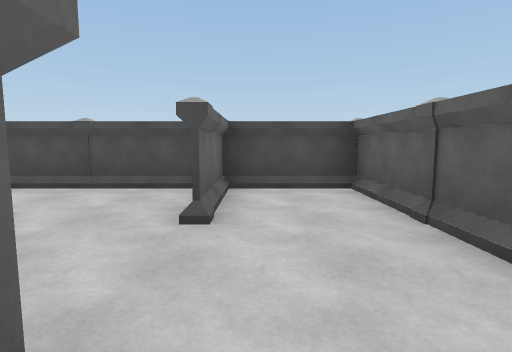
view 1 (above)

24 first-person views from a walk through a 3-D level made in the Unity game engine. The camera is 1.3 m above the floor, tilts 6° down and sees 80° across. The floor is counted in squares, 2 m on a side. Each view is taken from the middle of a square. On the plan, view 1 faces up. The plan holds only what a view shows up to about 10 squares ahead; the rest is blank. The place goes on beyond the plan. The player character is not drawn. Some animated figures are not drawn.

view 2
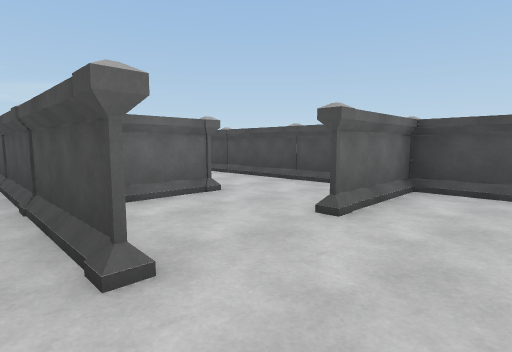

view 3
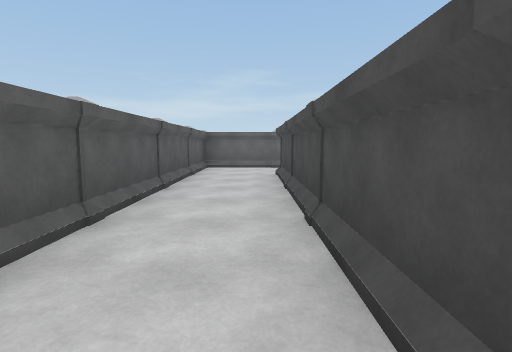

view 4
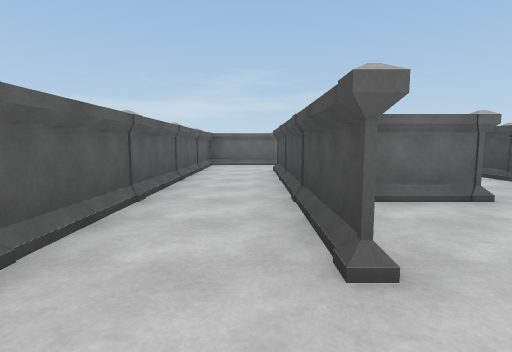

view 5
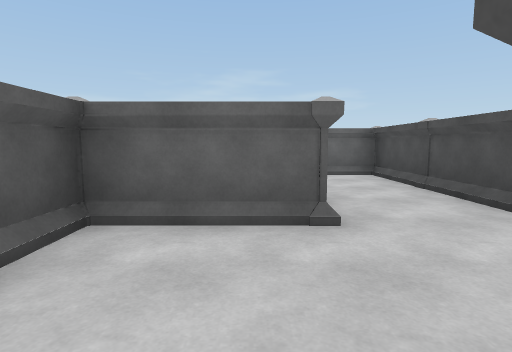

view 6
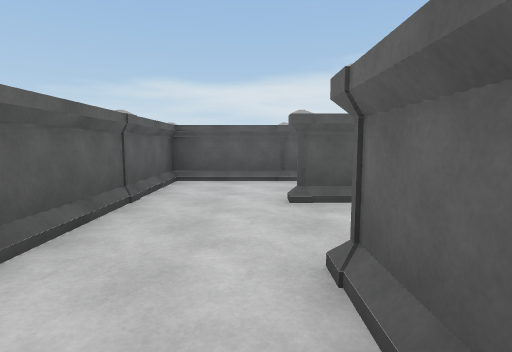

view 7
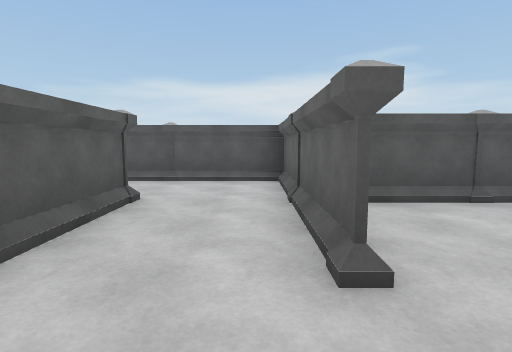

view 8
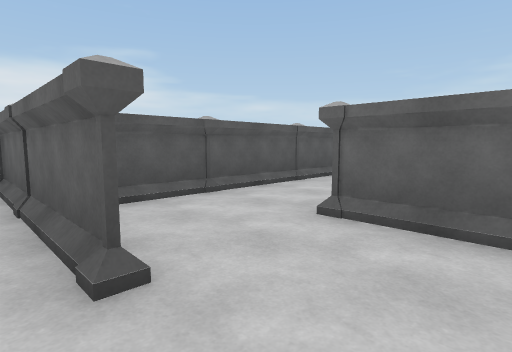

view 9
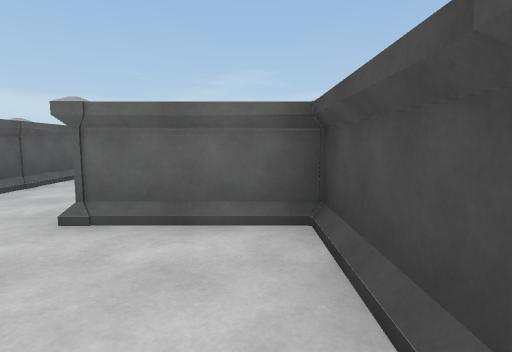

view 10
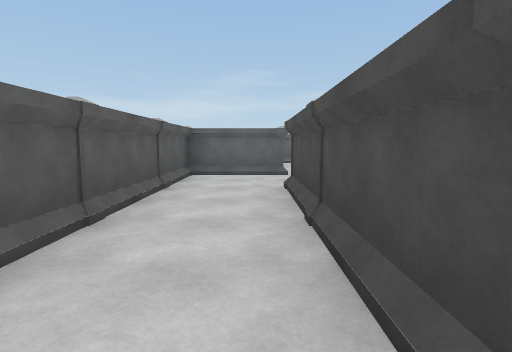

view 11
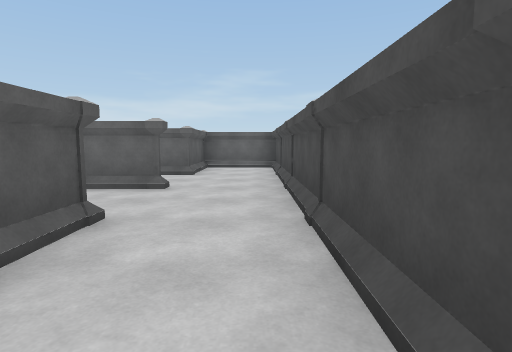

view 12
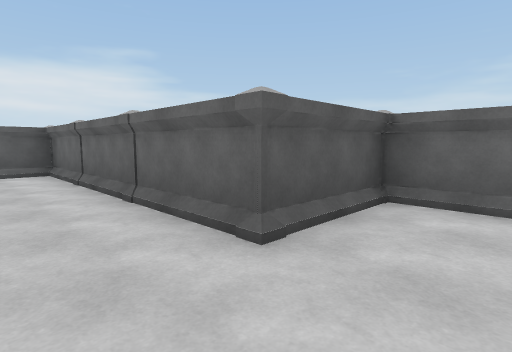

view 13
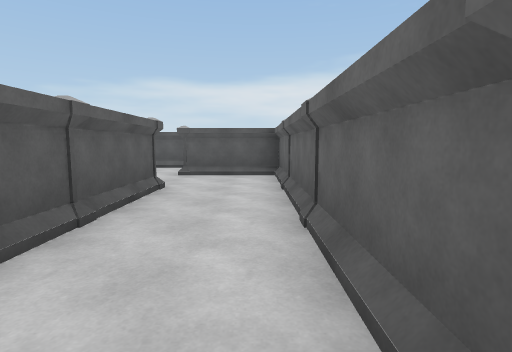

view 14
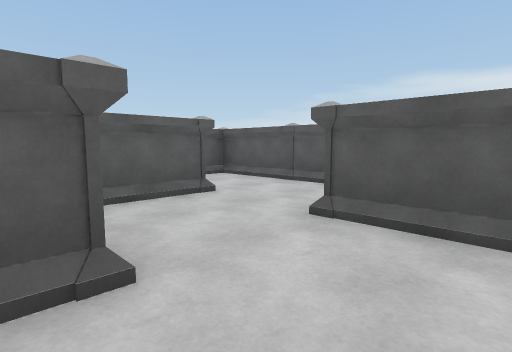

view 15
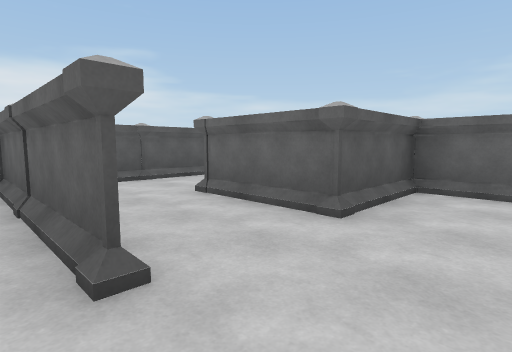

view 16
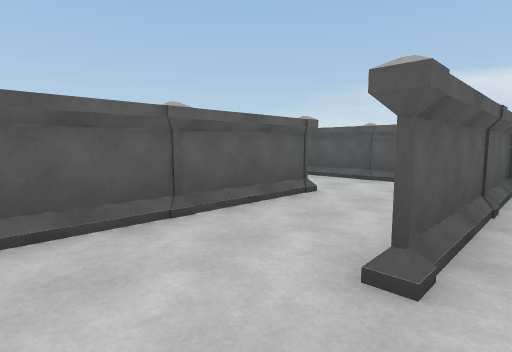

view 17
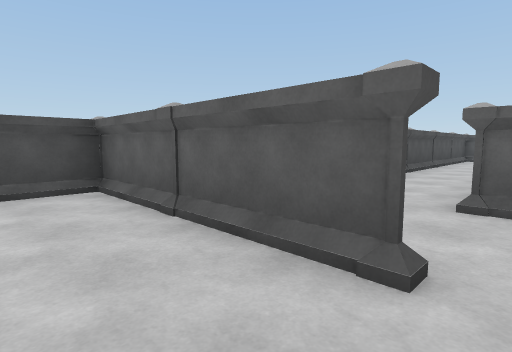

view 18
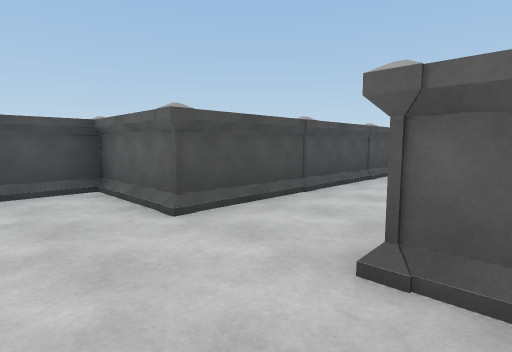

view 19
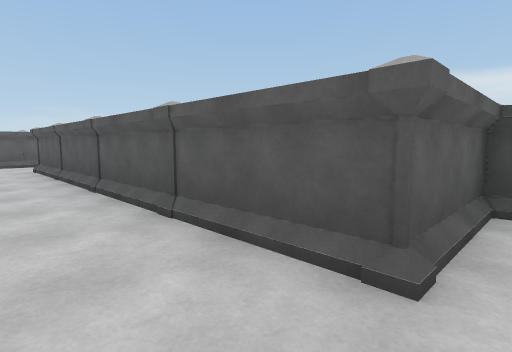

view 20
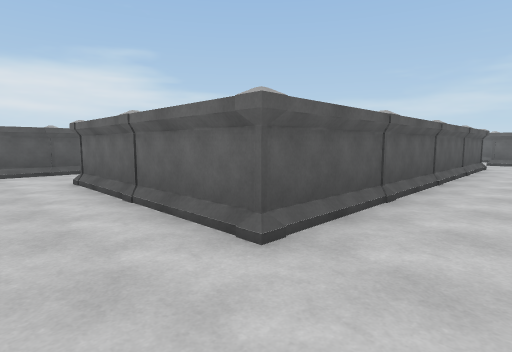

view 21
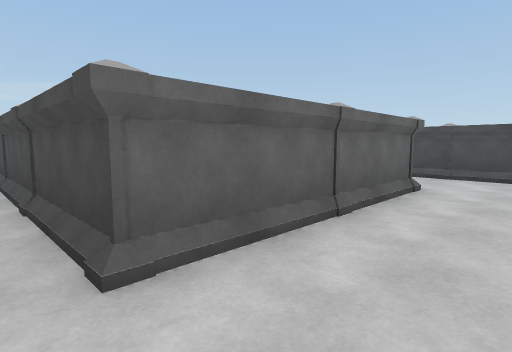

view 22
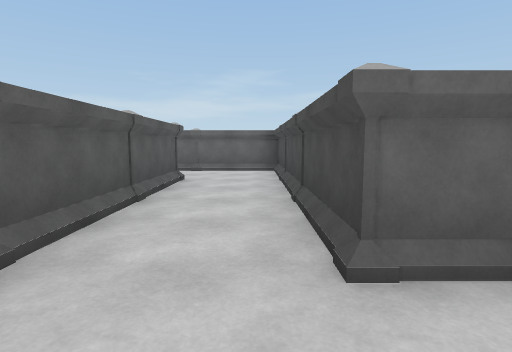

view 23
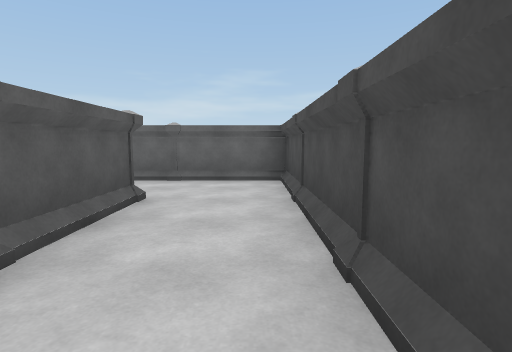

view 24
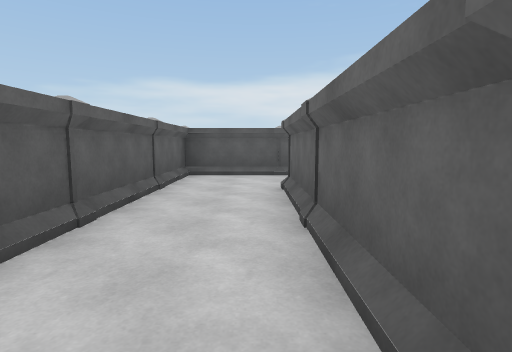

### Floor plan
Ten units are one square. View 1 is at (0, 0); x grows to the right and y downward. Boxes are objects, and circles mark ways between rooms. Rooms are numbered by the first view taken in them; rooms with no view inside come last. Other rooms are left out.
<svg viewBox="-210 -60 230 175">
<path fill="none" stroke="#000" d="M-25 -6 -16 -6M-14 -5 -65 -5 -65 -14M-25 -25 -25 -14M5 15 -75 15M-9 -45 -65 -45 -65 -35M-75 34 -5 34M-85 14 5 14M-85 -15 -85 5M15 35 15 -45 -5 -45 -5 -34M-85 -25 -85 -15M-94 -45 -105 -45 -105 -35M-65 -14 -65 -24M-115 -6 -93 -6M-164 -6 -115 -6M-165 14 -145 14 -145 25M-165 15 -165 -12M-145 -26 -136 -26M-125 15 -125 44 -125 15M-165 -26 -165 -15M-114 -25 -145 -25M-134 -45 -185 -45M-105 26 -105 -5 -116 -5M-160 54 -135 54M-106 54 -95 54M-205 -46 -205 -26 -185 -26 -185 34 -165 34M-75 15 -85 15 -85 -5M-85 46 -85 34 -75 34M15 95 15 35M-14 75 -36 75M-35 94 5 94M-5 34 -5 66M-45 94 -35 94M-36 75 -65 75 -65 102"/>
<rect x="-95" y="-15" width="10" height="10" fill="#bbb"><title>pillar</title></rect>
<rect x="-75" y="25" width="10" height="10" fill="#bbb"><title>pillar</title></rect>
<rect x="-75" y="5" width="10" height="10" fill="#bbb"><title>pillar</title></rect>
<rect x="-75" y="-15" width="10" height="10" fill="#bbb"><title>pillar</title></rect>
<rect x="-55" y="25" width="10" height="10" fill="#bbb"><title>pillar</title></rect>
<rect x="-55" y="5" width="10" height="10" fill="#bbb"><title>pillar</title></rect>
<rect x="-55" y="-15" width="10" height="10" fill="#bbb"><title>pillar</title></rect>
<rect x="-55" y="-55" width="10" height="10" fill="#bbb"><title>pillar</title></rect>
<rect x="-35" y="25" width="10" height="10" fill="#bbb"><title>pillar</title></rect>
<rect x="-35" y="5" width="10" height="10" fill="#bbb"><title>pillar</title></rect>
<rect x="-35" y="-15" width="10" height="10" fill="#bbb"><title>pillar</title></rect>
<rect x="-35" y="-35" width="10" height="10" fill="#bbb"><title>pillar</title></rect>
<rect x="-35" y="-55" width="10" height="10" fill="#bbb"><title>pillar</title></rect>
<rect x="-15" y="45" width="10" height="10" fill="#bbb"><title>pillar</title></rect>
<rect x="-15" y="25" width="10" height="10" fill="#bbb"><title>pillar</title></rect>
<rect x="-15" y="5" width="10" height="10" fill="#bbb"><title>pillar</title></rect>
<rect x="-15" y="-15" width="10" height="10" fill="#bbb"><title>pillar</title></rect>
<rect x="-15" y="-35" width="10" height="10" fill="#bbb"><title>pillar</title></rect>
<rect x="5" y="25" width="10" height="10" fill="#bbb"><title>pillar</title></rect>
<rect x="5" y="5" width="10" height="10" fill="#bbb"><title>other object</title></rect>
<rect x="5" y="-15" width="10" height="10" fill="#bbb"><title>pillar</title></rect>
<rect x="5" y="-35" width="10" height="10" fill="#bbb"><title>pillar</title></rect>
<rect x="-115" y="-15" width="10" height="10" fill="#bbb"><title>pillar</title></rect>
<rect x="-115" y="-35" width="10" height="10" fill="#bbb"><title>pillar</title></rect>
<rect x="-95" y="-35" width="10" height="10" fill="#bbb"><title>pillar</title></rect>
<rect x="-95" y="-55" width="10" height="10" fill="#bbb"><title>pillar</title></rect>
<rect x="-205" y="-35" width="10" height="10" fill="#bbb"><title>pillar</title></rect>
<rect x="-205" y="-55" width="10" height="10" fill="#bbb"><title>other object</title></rect>
<rect x="-195" y="25" width="10" height="10" fill="#bbb"><title>other object</title></rect>
<rect x="-195" y="5" width="10" height="10" fill="#bbb"><title>pillar</title></rect>
<rect x="-195" y="-15" width="10" height="10" fill="#bbb"><title>pillar</title></rect>
<rect x="-195" y="-35" width="10" height="10" fill="#bbb"><title>pillar</title></rect>
<rect x="-195" y="-55" width="10" height="10" fill="#bbb"><title>other object</title></rect>
<rect x="-175" y="25" width="10" height="10" fill="#bbb"><title>pillar</title></rect>
<rect x="-175" y="5" width="10" height="10" fill="#bbb"><title>pillar</title></rect>
<rect x="-175" y="-15" width="10" height="10" fill="#bbb"><title>pillar</title></rect>
<rect x="-175" y="-35" width="10" height="10" fill="#bbb"><title>pillar</title></rect>
<rect x="-175" y="-55" width="10" height="10" fill="#bbb"><title>pillar</title></rect>
<rect x="-155" y="45" width="10" height="10" fill="#bbb"><title>pillar</title></rect>
<rect x="-155" y="25" width="10" height="10" fill="#bbb"><title>pillar</title></rect>
<rect x="-155" y="5" width="10" height="10" fill="#bbb"><title>pillar</title></rect>
<rect x="-155" y="-15" width="10" height="10" fill="#bbb"><title>pillar</title></rect>
<rect x="-155" y="-35" width="10" height="10" fill="#bbb"><title>pillar</title></rect>
<rect x="-155" y="-55" width="10" height="10" fill="#bbb"><title>pillar</title></rect>
<rect x="-135" y="25" width="10" height="10" fill="#bbb"><title>pillar</title></rect>
<rect x="-135" y="5" width="10" height="10" fill="#bbb"><title>pillar</title></rect>
<rect x="-135" y="-15" width="10" height="10" fill="#bbb"><title>pillar</title></rect>
<rect x="-135" y="-35" width="10" height="10" fill="#bbb"><title>pillar</title></rect>
<rect x="-135" y="-55" width="10" height="10" fill="#bbb"><title>pillar</title></rect>
<rect x="-115" y="25" width="10" height="10" fill="#bbb"><title>pillar</title></rect>
<rect x="-115" y="5" width="10" height="10" fill="#bbb"><title>pillar</title></rect>
<rect x="-95" y="25" width="10" height="10" fill="#bbb"><title>pillar</title></rect>
<rect x="-95" y="5" width="10" height="10" fill="#bbb"><title>pillar</title></rect>
<rect x="-35" y="85" width="10" height="10" fill="#bbb"><title>pillar</title></rect>
<rect x="-35" y="65" width="10" height="10" fill="#bbb"><title>pillar</title></rect>
<rect x="-15" y="85" width="10" height="10" fill="#bbb"><title>pillar</title></rect>
<rect x="-15" y="65" width="10" height="10" fill="#bbb"><title>pillar</title></rect>
<rect x="5" y="85" width="10" height="10" fill="#bbb"><title>other object</title></rect>
<rect x="5" y="65" width="10" height="10" fill="#bbb"><title>pillar</title></rect>
<rect x="5" y="45" width="10" height="10" fill="#bbb"><title>pillar</title></rect>
<rect x="-55" y="85" width="10" height="10" fill="#bbb"><title>pillar</title></rect>
<rect x="-55" y="65" width="10" height="10" fill="#bbb"><title>pillar</title></rect>
<circle cx="-80" cy="-20" r="3" fill="#2a7"/>
<circle cx="-80" cy="20" r="3" fill="#2a7"/>
<circle cx="5" cy="30" r="3" fill="#2a7"/>
<circle cx="-120" cy="-20" r="3" fill="#2a7"/>
<circle cx="-40" cy="80" r="3" fill="#2a7"/>
<text x="-30" y="0">1</text>
<text x="-90" y="-30">2</text>
<text x="-150" y="0">3</text>
<text x="0" y="110">4</text>
<text x="-50" y="80">5</text>
</svg>
Room 1 opens to room 2. Room 1 opens to room 3. Room 1 opens to room 4. Room 2 opens to room 3. Room 4 opens to room 5.

Where each view was taken, in squares from view 1:
view 1: 0 up, 0 right, facing up
view 2: 0 up, 1 right, facing up-left
view 3: 0 up, 0 right, facing left
view 4: 0 up, 1 right, facing left
view 5: 2 up, 0 right, facing left
view 6: 4 up, 0 right, facing down
view 7: 4 up, 8 left, facing down
view 8: 4 up, 8 left, facing down-left
view 9: 4 up, 8 left, facing left
view 10: 2 up, 10 left, facing left
view 11: 4 up, 12 left, facing left
view 12: 4 up, 17 left, facing down-left
view 13: 3 up, 18 left, facing down
view 14: 1 down, 18 left, facing down-right
view 15: 0 up, 12 left, facing down-left
view 16: 0 up, 13 left, facing down-right
view 17: 4 down, 12 left, facing up-right
view 18: 4 down, 10 left, facing up-right
view 19: 2 down, 9 left, facing down-right
view 20: 2 down, 1 right, facing down-left
view 21: 8 down, 1 right, facing up-left
view 22: 8 down, 1 right, facing left
view 23: 8 down, 1 left, facing left
view 24: 3 down, 0 right, facing down
